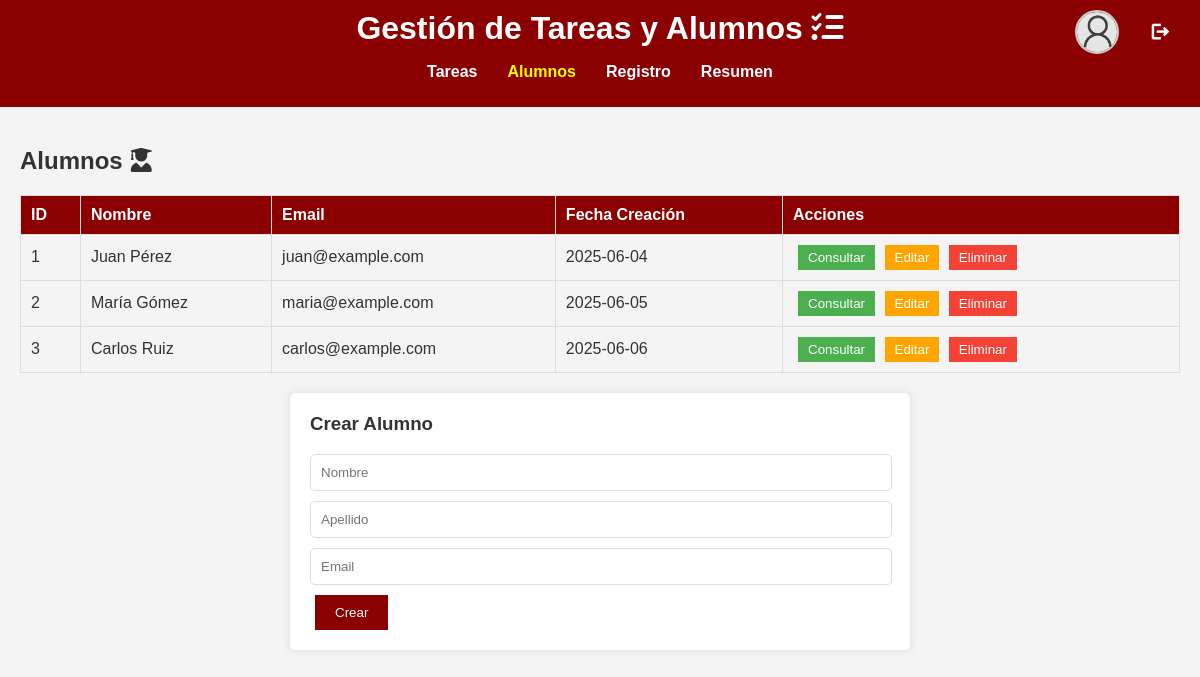
Page /Administracion/alumnos.php on the committed database.
### tables this page shows
create table alumno(
 id int Primary Key auto_increment,
 nombre varchar(50) NOT null,
 email varchar(50) NOT null,
 fecha_creacion date  NOT NULL
 );

### Administracion/funciones.php (called while the page is built, shortened)
<?php
function getAlumnos(){
    try{
        require '../conexion.php';
        $query = 'Select * from alumno';
        $consulta = mysqli_query($db,$query);
        return $consulta;
    }catch(\Throwable $e){
        var_dump($e);
    }
}
?>

### Administracion/alumnos.php (the view, shortened to what this page needs)
<?php
    require './funciones.php';
    $alumnos = getAlumnos();
?>
<!DOCTYPE html>
<html lang="es">
<head>
    <link rel="stylesheet" href="estilos.css">
    <link rel="stylesheet" href="https://cdnjs.cloudflare.com/ajax/libs/font-awesome/6.0.0-beta3/css/all.min.css">
</head>
<body>
    <header>
        <div class ="header-container">
            <div class="perfil-usuario">
                    <img src="../Tareas/img/default-pp.jpg" alt="Foto de perfil">
                    <button onclick="logout()" class="logout-btn">
                        <span class="material-icons">logout</span>
                    </button>
                </div>
                <h1>Gestión de Tareas y Alumnos <i class="fas fa-tasks"></i></h1>
        </div>
        <nav>
            <ul>
                <li><a href="tareas.php" >Tareas</a></li>
                <li><a class ="active" href="#" >Alumnos</a></li>
                <li><a href="registros.php" >Registro</a></li>
                <li><a href="resumen.php">Resumen</a></li>
            </ul>
        </nav>
    </header>
    <main>
        <section id="alumnos">
            <h2>Alumnos <i class="fas fa-user-graduate"></i></h2>
            <div class="lista-alumnos">
                <table>
                    <thead>
                        <tr>
                            <th>ID</th>
                            <th>Nombre</th>
                            <th>Email</th>
                            <th>Fecha Creación</th>
                            <th>Acciones</th>
                        </tr>
                    </thead>
                    <tbody>
                        <?php
                            while($servicio = mysqli_fetch_assoc($alumnos)){?>
                                <tr>
                                    <td><?php echo $servicio['id']?></td>
                                    <td><?php echo $servicio['nombre']?></td>
                                    <td><?php echo $servicio['email']?></td>
                                    <td><?php echo $servicio['fecha_creacion']?></td>
                                    <td>
                                        <button class="btn-consultar" onclick="mostrarDetallesAlumno(<?php echo $servicio['id']?>)">Consultar</button>
                                        <button class="btn-editar" onclick="editarAlumno(<?php echo $servicio['id']?>)">Editar</button>
                                        <button class="btn-eliminar" onclick="eliminarAlumno(<?php echo $servicio['id']?>)">Eliminar</button>
                                    </td>
                                </tr>
                            <?php
                         }
                        ?>
                    </tbody>
                </table>
            </div>
            <form class="formulario-crear" method ="POST">
                <h3>Crear Alumno</h3>
                <input type="text" name="nombreAlumno" id="nombreAlumno" placeholder="Nombre" required>
                <input type="text" name="apellidoAlumno" id="apellidoAlumno" placeholder="Apellido" required>
                <input type="email" name="emailAlumno" id="emailAlumno" placeholder="Email" required>
                <button type="submit">Crear</button>
            </form>
        </section>
    </main>
</body>
</html>

### Administracion/estilos.css (style rules this page uses)
body { font-family: Arial, sans-serif; margin: 0; padding: 0; background-color: #f4f4f4; color: #333; }
header { background-color: #8B0000; color: white; padding: 10px 20px; text-align: center; }
header h1 { margin: 0; }
nav ul { list-style: none; padding: 0; display: flex; justify-content: center; }
nav ul li { margin: 0 15px; }
nav ul li a { color: white; text-decoration: none; font-weight: bold; }
main { padding: 20px; }
table { width: 100%; border-collapse: collapse; margin-bottom: 20px; }
table th, table td { padding: 10px; border: 1px solid #ddd; text-align: left; }
table th { background-color: #8B0000; color: white; }
button { padding: 5px 10px; border: none; cursor: pointer; margin-left: 5px; }
.btn-consultar { background-color: #4CAF50; color: white; }
.btn-editar { background-color: #FFA500; color: white; }
.btn-eliminar { background-color: #f44336; color: white; }
form { background-color: white; padding: 20px; border-radius: 5px; box-shadow: 0 0 10px rgba(0, 0, 0, 0.1); width: 50%; margin: 0 auto; }
form h3 { margin-top: 0; }
form input, form textarea, form select { width:calc(100% - 20px); padding: 10px; margin-bottom: 10px; border: 1px solid #ddd; border-radius: 5px; }
form button { background-color: #8B0000; color: white; border: none; padding: 10px 20px; cursor: pointer; }
.active { color:yellow; }
.perfil-usuario { display: flex; align-items: center; gap: 8px; position:absolute; right: 20px; justify-content: center; }
.perfil-usuario img { width: 40px; height: 40px; border-radius: 50%; object-fit: cover; border: 2px solid #ccc; }
.perfil-usuario span { font-weight: bold; color: #fff; }
.logout-btn { border-radius: 50%; background-color: #8B0000; }
.logout-btn .material-icons { font-size: 20px; color: white; border-radius: 50%; vertical-align: middle; }

### rows in the picture
alumno: id "1", nombre "Juan Pérez", email "juan@example.com", fecha_creacion "2025-06-04"
alumno: id "2", nombre "María Gómez", email "maria@example.com", fecha_creacion "2025-06-05"
alumno: id "3", nombre "Carlos Ruiz", email "carlos@example.com", fecha_creacion "2025-06-06"
